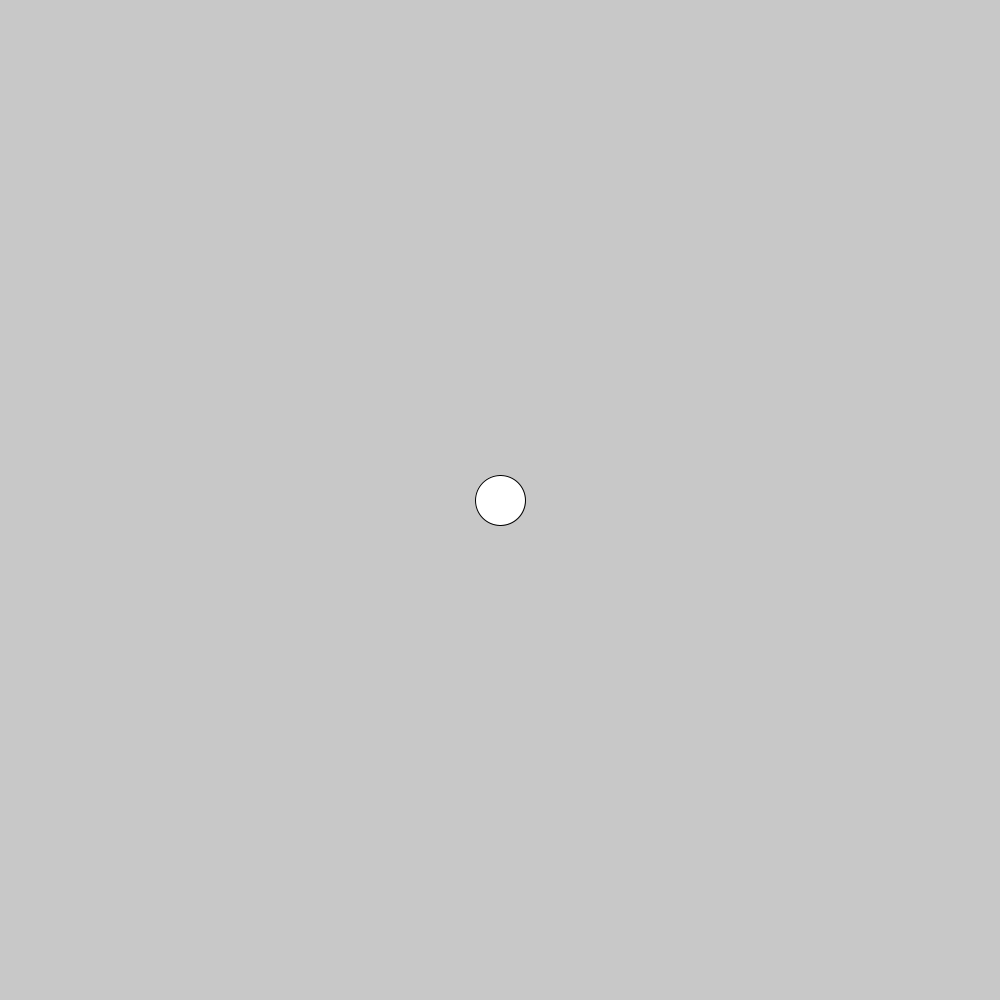
Frame 1 (no input)
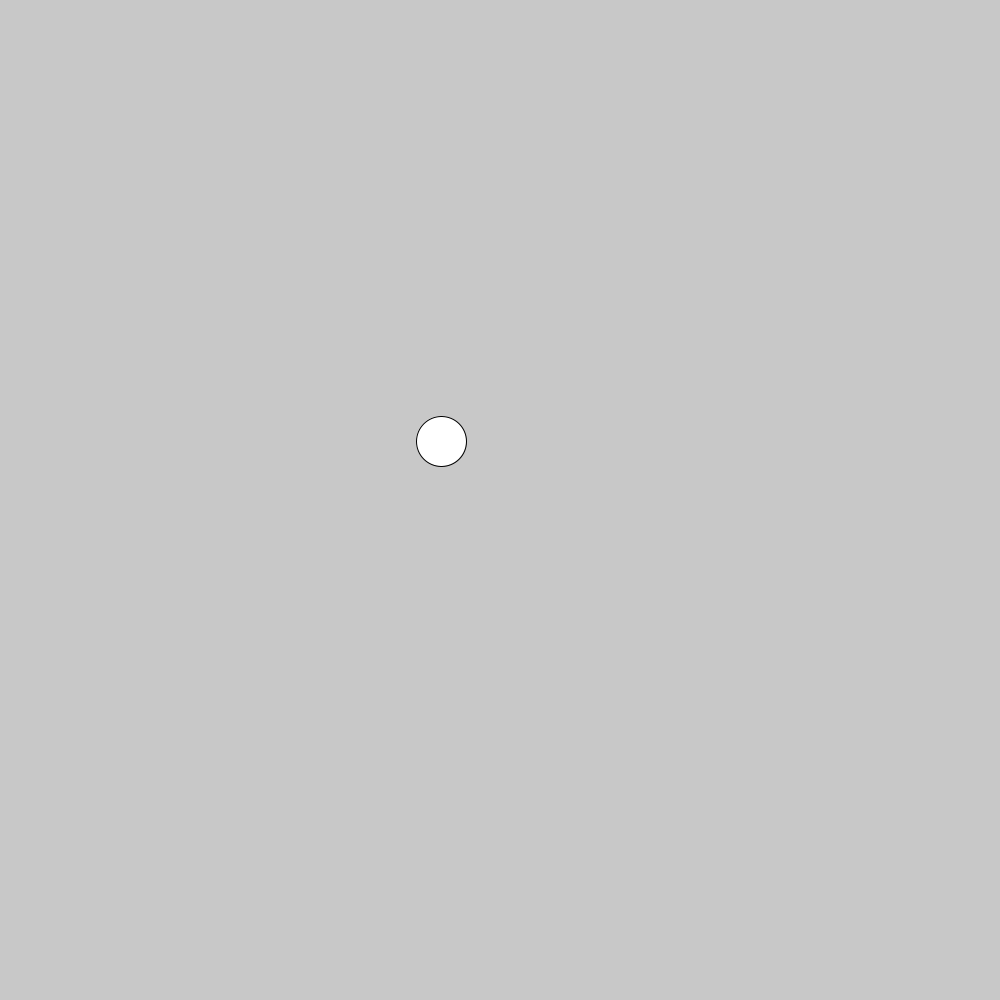
Frame 60 (the mouse pressed at the canvas centre just before this capture)
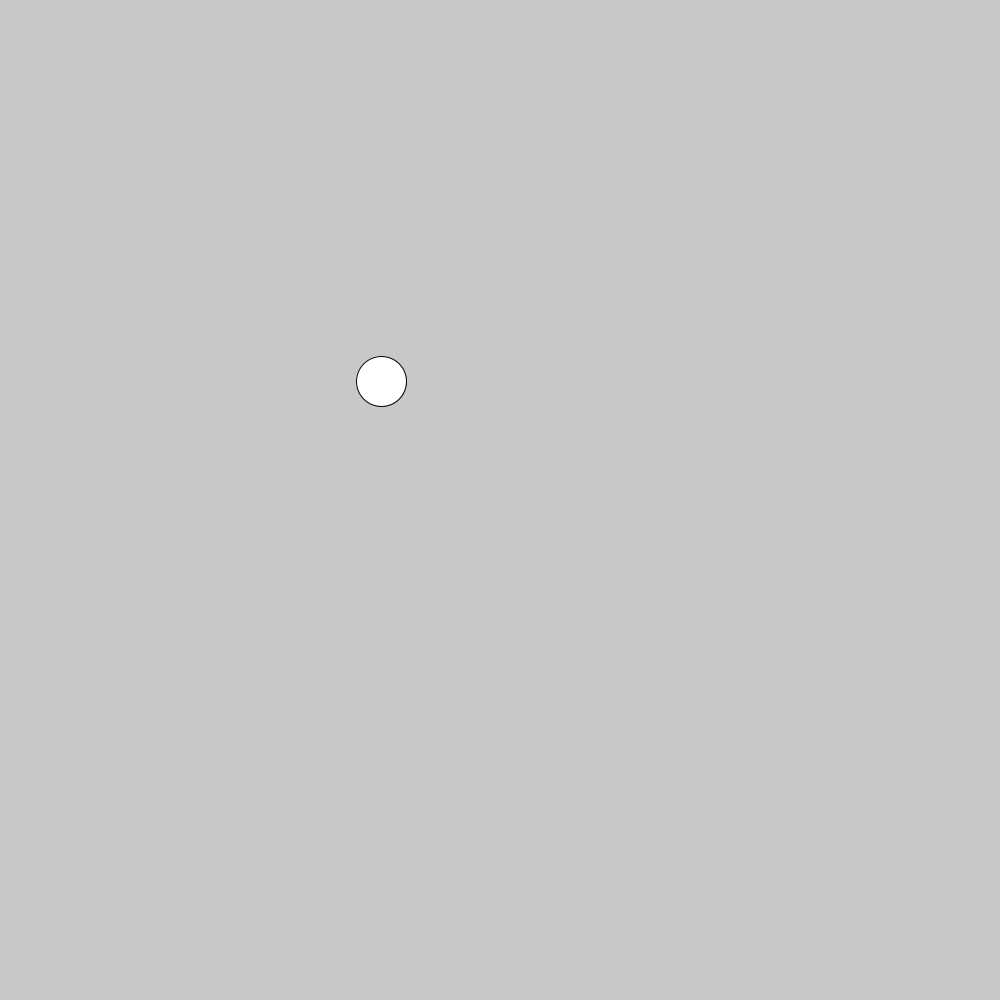
Frame 120 (the mouse held since frame 60 and released just before this capture)

The Processing sketch that drew these frames (run headless with seeded random() and noise(); from frame 60 on, the mouse is pressed at the canvas centre):

// Processing sketch: moving_ellipse
// ── moving_ellipse.pde
int a = 500;
int b = 500;

void setup() {
  size(1000,1000);
  background(200);
  frameRate(144); 
}

void draw() {
  background(200);
  ellipse(a--,b--,50,50);
  
}
